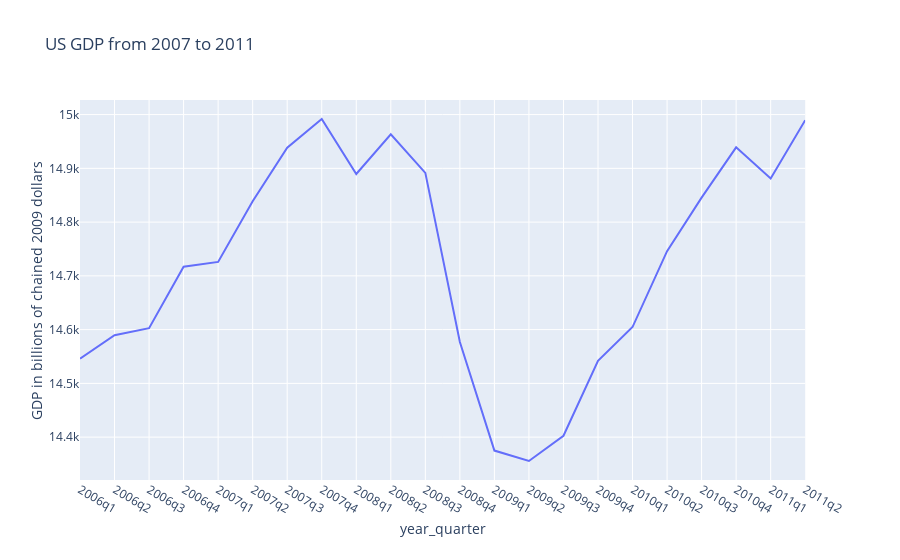

The code cell stored with this chart in its notebook:
### Code cell
#plt.figure(figsize = (30,10))
px.line(gdp.loc["2006q1":"2011q2"].reset_index(),title = "US GDP from 2007 to 2011",y = "GDP in billions of chained 2009 dollars",x = "year_quarter")

### Figure 1 — Plotly figure (JSON) as saved in the notebook; plotly's stock layout.template omitted (floating-point values rounded to 4 significant figures)
{"data": [{"hoverlabel": {"namelength": 0}, "hovertemplate": "year_quarter=%{x}<br>GDP in billions of chained 2009 dollars=%{y}", "legendgroup": "", "line": {"color": "#636efa", "dash": "solid"}, "mode": "lines", "name": "", "showlegend": false, "type": "scatter", "x": ["2006q1", "2006q2", "2006q3", "2006q4", "2007q1", "2007q2", "2007q3", "2007q4", "2008q1", "2008q2", "2008q3", "2008q4", "2009q1", "2009q2", "2009q3", "2009q4", "2010q1", "2010q2", "2010q3", "2010q4", "2011q1", "2011q2"], "xaxis": "x", "y": [14550.0, 14590.0, 14600.0, 14720.0, 14726, 14840.0, 14940.0, 14990.0, 14890.0, 14960.0, 14890.0, 14577, 14375, 14360.0, 14400.0, 14540.0, 14600.0, 14750.0, 14850.0, 14939, 14880.0, 14990.0], "yaxis": "y"}], "layout": {"autosize": true, "legend": {"tracegroupgap": 0}, "title": {"text": "US GDP from 2007 to 2011"}, "xaxis": {"anchor": "y", "autorange": true, "domain": [0, 0.98], "range": [0, 21], "title": {"text": "year_quarter"}, "type": "category"}, "yaxis": {"anchor": "x", "autorange": true, "domain": [0, 1], "range": [14320.0, 15030.0], "title": {"text": "GDP in billions of chained 2009 dollars"}, "type": "linear"}}}
